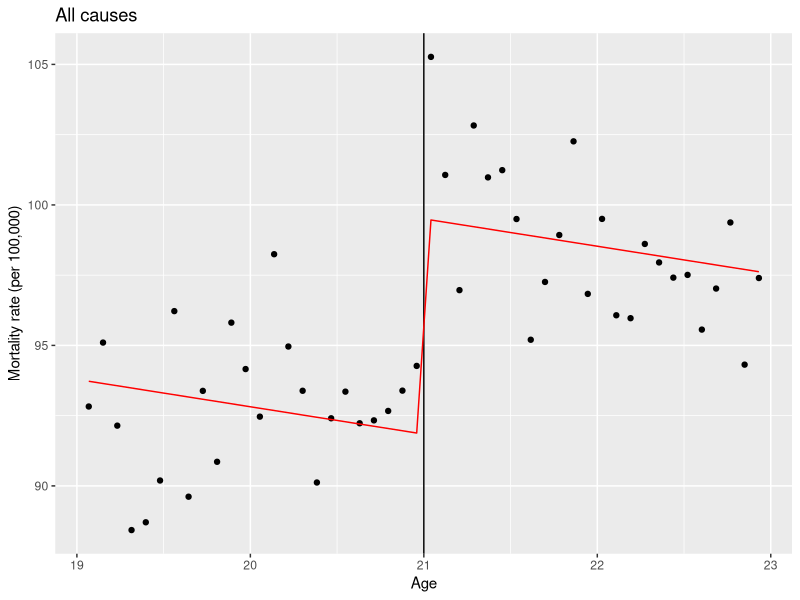
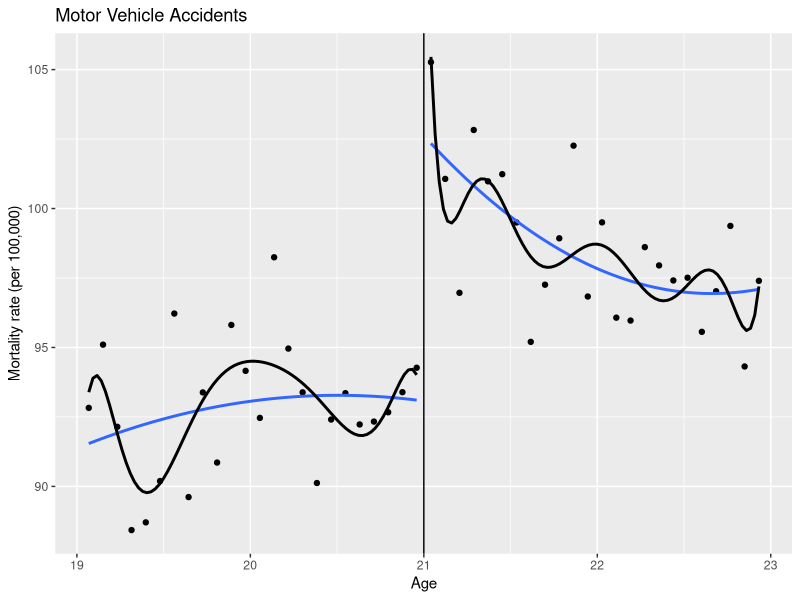
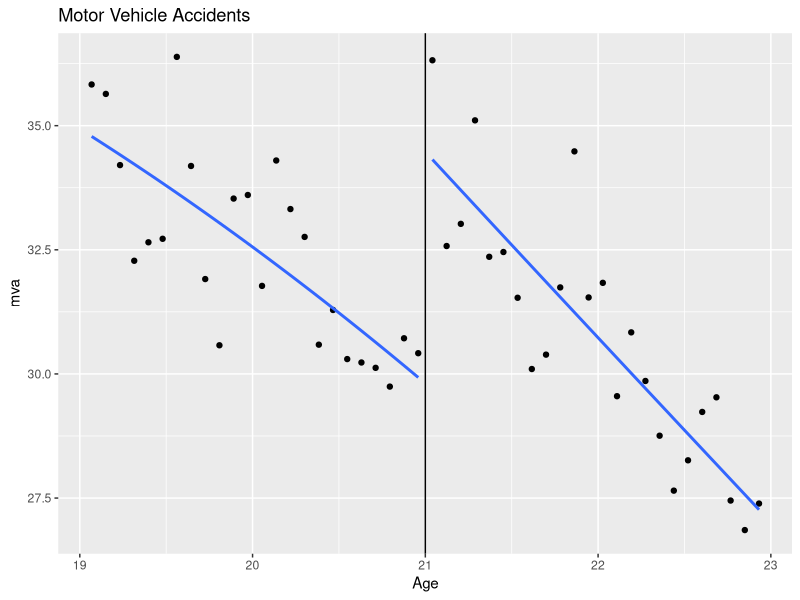
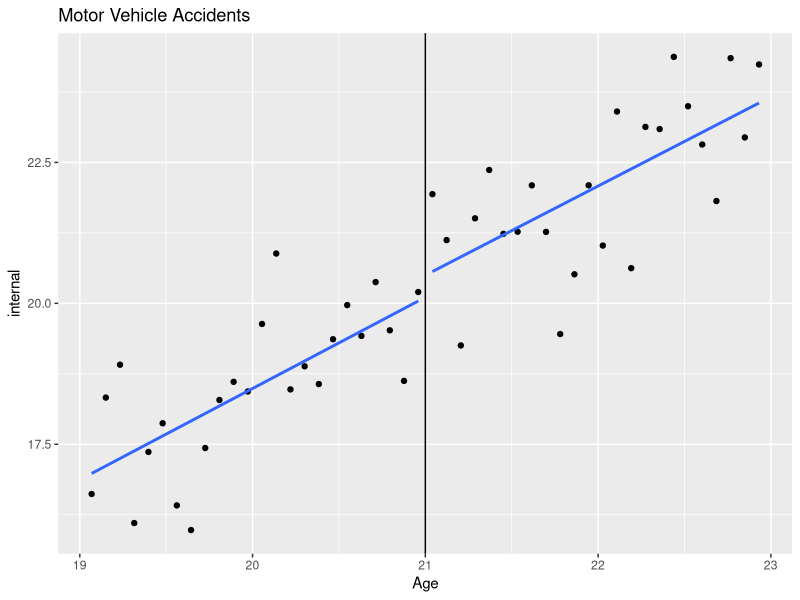

These figures' R source, in order:
## ---- chunk 1
library("tidyverse")
library("haven")
library("rlang")
library("broom")
library("lmtest")
library("sandwich")

mlda <- read.csv("mlda_data.csv") 
summary(mlda)

## ---- chunk 2
mlda <- mutate(mlda,
               age = agecell - 21,
               age2 = age^2,
               over21 = as.integer(agecell >= 21)) 

## ---- chunk 3
fit <- data.frame(all_fit = predict(lm(all~agecell+over21, data=mlda)), agecell = mlda$agecell)

ggplot(mlda, aes(x=agecell, y=all)) + geom_point() +
  geom_vline(xintercept = 21) +
  geom_line(data=fit, aes(y=all_fit, x = agecell), color = 'red') +
  labs(title = "All causes", y = "Mortality rate (per 100,000)", 
       x = "Age")


model1 <- lm(all ~ age  + over21, data = mlda )
summary(model1)

## ---- chunk 4
ggplot(mlda, aes(x=agecell, y=all)) + geom_point()+
  geom_smooth(mapping = aes(group = over21), se = FALSE, method = "lm",
              formula = y ~ poly(x, 2)) +
  geom_smooth(mapping = aes(group = over21), se = FALSE, method = "lm",
              formula = y ~ poly(x, 8), color = "black")+
  geom_vline(xintercept = 21) +
  labs(title= "Motor Vehicle Accidents", y = "Mortality rate (per 100,000)"
       , x = "Age")


model2 <- lm(all ~ age*over21 + age2*over21 , data = mlda)
summary(model2)
## ---- chunk 5
ggplot(mlda, aes(x=agecell, y=mva)) + geom_point() +
  geom_smooth(mapping = aes(group = over21), se = FALSE, method = "lm",
              formula = y ~ poly(x, 2)) +
  geom_vline(xintercept = 21) +
  labs(title= "Motor Vehicle Accidents", y = "mva"
       , x = "Age")

ggplot(mlda, aes(x=agecell, y=internal)) + geom_point() +
  geom_smooth(mapping = aes(group = over21), se = FALSE, method = "lm",
              formula = y ~ poly(x, 1)) +
  geom_vline(xintercept = 21) +
  labs(title= "Motor Vehicle Accidents", y = "internal"
       , x = "Age")

mva_causes <- lm(mva ~ age*over21 + age2*over21 , data = mlda)
summary(mva_causes)
